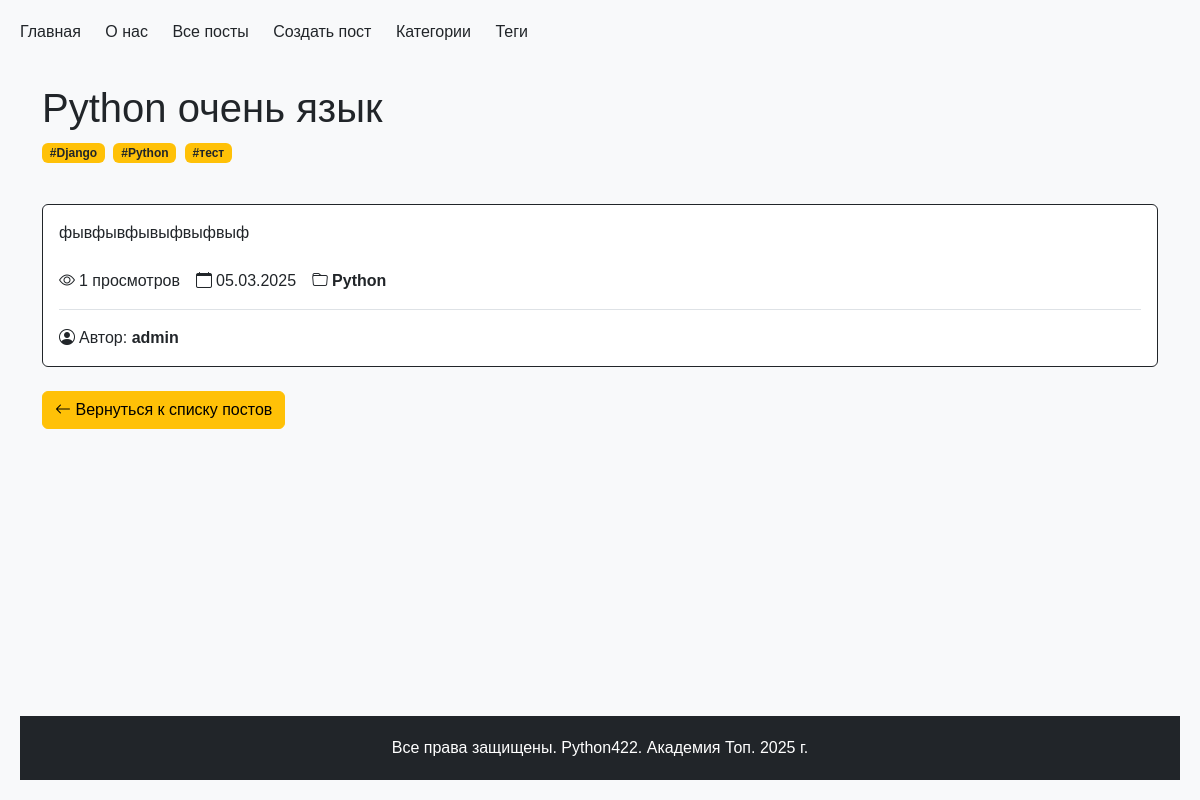
The app's page /posts/python-ochen-iazyk/ with its own data.
### python_blog/models.py (models this page shows, shortened)
class Post(models.Model):
    STATUS_CHOICES = [
        ("draft", "Черновик"),
        ("review", "На проверке"),
        ("reviewed", "Проверено"),
        ("published", "Опубликовано"),
    ]
    title = models.CharField(max_length=100, unique=True, verbose_name="Заголовок")
    slug = models.SlugField(max_length=250, unique=True, verbose_name="Слаг", blank=True, null=True)
    content = models.TextField(verbose_name="Контент")
    author = models.ForeignKey(get_user_model(), on_delete=models.CASCADE, verbose_name="Автор", related_name="posts", default=None, null=True)
    created_at = models.DateTimeField(auto_now_add=True, verbose_name="Дата создания")
    updated_at = models.DateTimeField(auto_now=True, verbose_name="Дата обновления")
    views = models.PositiveIntegerField(default=0, verbose_name="Просмотры")
    status = models.CharField(
        max_length=10, choices=STATUS_CHOICES, default="review", verbose_name="Статус"
    )
    category = models.ForeignKey(
        "Category",  # Ссылка на модель Category
        on_delete=models.SET_NULL,  # При удалении категории, установить значение NULL
        blank=True,  # Не требуем в формах заполнения
        null=True,  # Разрешаем значение NULL в базе данных
        related_name="posts",  # Имя обратной связи
        default=None,  # По умолчанию значение NULL
        verbose_name="Категория",
    )
    tags = models.ManyToManyField("Tag", related_name="posts", verbose_name="Теги")
    class Meta:
        ordering = ["-created_at"]
        verbose_name = "Пост"
        verbose_name_plural = "Посты"

class Tag(models.Model):
    name = models.CharField(max_length=200, verbose_name="Название")
    slug = models.SlugField(max_length=250, unique=True, verbose_name="Слаг")
    def __str__(self):
        return self.name
    class Meta:
        verbose_name = "Тег"
        verbose_name_plural = "Теги"
        ordering = ["name"]

class Category(models.Model):
    name = models.CharField(max_length=200, verbose_name="Название")
    slug = models.SlugField(max_length=250, unique=True, verbose_name="Слаг")
    description = models.TextField(
        blank=True, null=True, default="Без описания", verbose_name="Описание"
    )
    class Meta:
        verbose_name = "Категория"
        verbose_name_plural = "Категории"
        ordering = ["name"]

### python_blog/views.py (the view)
# urls.py: path("<slug:post_slug>/", post_detail, name="post_detail"),
def post_detail(request, post_slug):
    post = (
        Post.objects.select_related("category", "author")
        .prefetch_related("tags")
        .get(slug=post_slug)
    )
    session = request.session
    key = f"viewed_posts_{post.id}"
    if key not in session:
        Post.objects.filter(id=post.id).update(views=F("views") + 1)
        session[key] = True
        post.refresh_from_db()  # Обновляем объект
    context = {"title": post.title, "post": post}
    return render(request, "post_detail.html", context)

### python_blog/context_processors.py (called while the page is built)
def menu_items(request):
    menu = [
        {"title": "Главная", "url_name": "main"},
        {"title": "О нас", "url_name": "about"},
        {"title": "Все посты", "url_name": "blog:posts"},
        {"title": "Создать пост", "url_name": "blog:post_create"},
        {"title": "Категории", "url_name": "blog:categories"},
        {"title": "Теги", "url_name": "blog:tags"},
    ]
    current_url_name = request.resolver_match.view_name
    for item in menu:
        item['is_active'] = current_url_name == item['url_name']
    return {'menu_items': menu}

### python_blog/templates/post_detail.html (shortened to what this page needs)
{% extends "base.html" %}
{% block content %}
<div class="container mt-4">
    <div class="row mb-4">
        <div class="col-12">
            <h1 class="text-dark">{{ post.title }}</h1>
            <div class="mb-3">
                {% for tag in post.tags.all %}
                <a href="{% url 'blog:tag_detail' tag.slug %}" class="text-decoration-none">
                    <span class="badge bg-warning text-dark me-1">#{{ tag }}</span>
                </a>
                {% endfor %}
            </div>
        </div>
    </div>
    <div class="row">
        <div class="col-12">
            <div class="card border-dark">
                <div class="card-body">
                    <p class="card-text">{{ post.content }}</p>
                    <div class="stats mt-4 pb-3 border-bottom d-flex flex-wrap gap-3">
                        <span class="d-flex align-items-center text-dark">
                            <i class="bi bi-eye me-1"></i>
                            <span class="stats-text">{{ post.views }} просмотров</span>
                        </span>
                        <span class="d-flex align-items-center text-dark">
                            <i class="bi bi-calendar me-1"></i>
                            <span class="stats-text">{{ post.created_at|date:"d.m.Y" }}</span>
                        </span>
                        {% if post.category %}
                            <span class="d-flex align-items-center text-dark">
                                <i class="bi bi-folder me-1"></i>
                                <a href="{% url 'blog:category_detail' post.category.slug %}"
                                   class="text-decoration-none text-dark fw-bold stats-text">
                                    {{ post.category.name }}
                                </a>
                            </span>
                        {% endif %}
                    </div>
                    <div class="author mt-3">
                        <span class="d-flex align-items-center text-dark">
                            <i class="bi bi-person-circle me-1"></i>
                            <span class="stats-text">Автор: <span class="fw-bold">{{ post.author.username }}</span></span>
                        </span>
                    </div>
                </div>
            </div>
        </div>
    </div>
    <div class="row mt-4">
        <div class="col-12">
            <a href="{% url 'blog:posts' %}" class="btn btn-warning d-none d-md-inline-block">
                <i class="bi bi-arrow-left"></i> Вернуться к списку постов
            </a>
        </div>
    </div>
</div>
{% endblock %}

### static/css/main.css (style rules this page uses)
body { min-height: 100vh; display: flex; flex-direction: column; margin: 0; padding: 20px; background-color: #f8f9fa; font-family: Arial, sans-serif; }
.stats-text { white-space: nowrap; }

### records on screen
Post: title "Python очень язык", content "фывфывфывыфвыфвыф", views "1", created_at "05.03.2025", category.name "Python", author.username "admin"
Tag: name "Django"
Tag: name "Python"
Tag: name "тест"

### other values on screen
{{ item.title }} "Главная" "О нас" "Все посты" "Создать пост" "Категории" "Теги"
